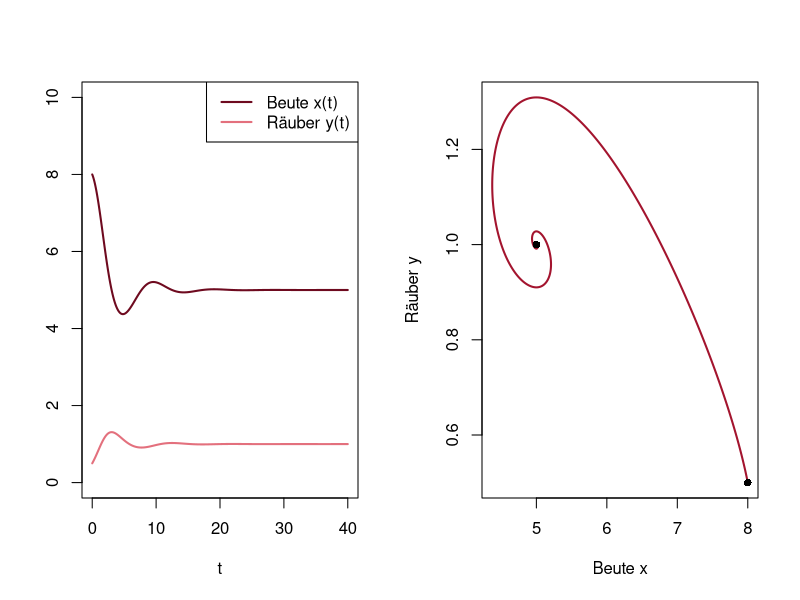

Recreate this plot in R.
# Abb. 4.2: kontinuierliches Räuber-Beute-Modell (Buch, Abschnitt 4.1, Gl. 4.2)
# dx/dt = r (1 - x/K) x - c x y,  dy/dt = d x y - e y  mit r = 1, K = 10, c = 0.5, d = 0.2, e = 1, x(0) = 8, y(0) = 0.5
# links Zeitverläufe, rechts dieselbe Lösung in der Phasenebene
# (c) 2026 Philipp Kügler · Programm zum Buch „Dynamische Systeme in den Lebenswissenschaften“ · MIT-Lizenz (siehe LICENSE)
library(deSolve)                         # Paket deSolve: install.packages("deSolve")
r <- 1; K <- 10; c <- 0.5; d <- 0.2; e <- 1
f <- function(t, z) c(r * (1 - z[1] / K) * z[1] - c * z[1] * z[2], d * z[1] * z[2] - e * z[2])
loese <- function(f, z0, t) ode(z0, t, function(t, z, p) list(f(t, z)), NULL, method = "lsoda", rtol = 1e-10, atol = 1e-12)

x <- loese(f, c(8, 0.5), seq(0, 40, length.out = 2001))   # Spalten: Zeit, x, y
for (tt in c(10, 20, 40)) {
  i <- which(x[, 1] >= tt - 1e-9)[1]
  cat(sprintf("t = %2d: x = %.3f,  y = %.3f\n", tt, x[i, 2], x[i, 3]))
}
cat(sprintf("stationärer Zustand (e/d, r/c (1 - e/(d K))) = (%g, %g)\n", e / d, r / c * (1 - e / (d * K))))
par(mfrow = c(1, 2))
plot(x[, 1], x[, 2], type = "l", col = rgb(0.43, 0.04, 0.12), lwd = 2, ylim = c(0, 10), xlab = "t", ylab = "")
lines(x[, 1], x[, 3], col = rgb(0.89, 0.44, 0.49), lwd = 2)
legend("topright", legend = c("Beute x(t)", "Räuber y(t)"), col = c(rgb(0.43, 0.04, 0.12), rgb(0.89, 0.44, 0.49)), lwd = 2)
plot(x[, 2], x[, 3], type = "l", col = rgb(0.64, 0.08, 0.18), lwd = 2, xlab = "Beute x", ylab = "Räuber y")
points(c(8, 5), c(0.5, 1), pch = 16)
